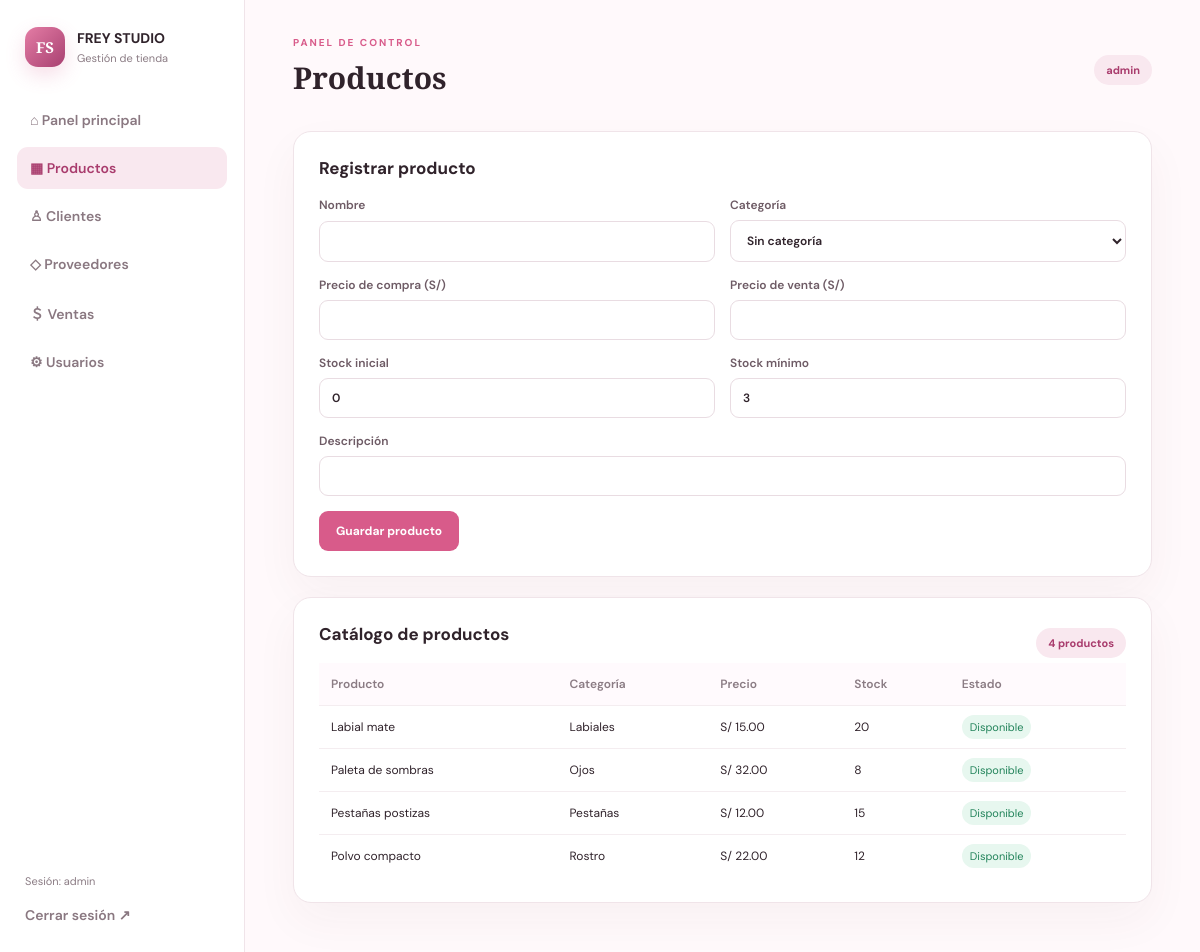
/index.php?page=products (signed in), run on the app's committed database.
### tables this page shows
CREATE TABLE productos (
 id_producto INT AUTO_INCREMENT PRIMARY KEY,
 id_categoria INT NULL, id_proveedor INT NULL,
 nombre VARCHAR(150) NOT NULL, descripcion TEXT,
 precio_compra DECIMAL(10,2) NOT NULL DEFAULT 0,
 precio_venta DECIMAL(10,2) NOT NULL,
 activo TINYINT(1) NOT NULL DEFAULT 1,
 creado_en TIMESTAMP DEFAULT CURRENT_TIMESTAMP,
 FOREIGN KEY (id_categoria) REFERENCES categorias(id_categoria) ON DELETE SET NULL,
 FOREIGN KEY (id_proveedor) REFERENCES proveedores(id_proveedor) ON DELETE SET NULL,
 CHECK (precio_compra >= 0), CHECK (precio_venta > 0)
);

CREATE TABLE categorias (
 id_categoria INT AUTO_INCREMENT PRIMARY KEY,
 nombre VARCHAR(80) NOT NULL UNIQUE, descripcion VARCHAR(255)
);

CREATE TABLE inventario (
 id_inventario INT AUTO_INCREMENT PRIMARY KEY,
 id_producto INT NOT NULL UNIQUE, stock_actual INT NOT NULL DEFAULT 0, stock_minimo INT NOT NULL DEFAULT 3,
 actualizado_en TIMESTAMP DEFAULT CURRENT_TIMESTAMP ON UPDATE CURRENT_TIMESTAMP,
 FOREIGN KEY (id_producto) REFERENCES productos(id_producto) ON DELETE CASCADE,
 CHECK (stock_actual >= 0), CHECK (stock_minimo >= 0)
);

### bootstrap.php (called while the page is built, shortened)
<?php
function e(?string $value): string { return htmlspecialchars($value ?? '', ENT_QUOTES, 'UTF-8'); }
function money(float|string $value): string { return 'S/ ' . number_format((float)$value, 2); }

### products.php (the view, shortened to what this page needs)
<?php
function render_products(): void {
    $pdo=db(); $cats=$pdo->query('SELECT id_categoria,nombre FROM categorias ORDER BY nombre')->fetchAll(); $rows=$pdo->query('SELECT p.id_producto,p.nombre,p.precio_venta,c.nombre categoria,i.stock_actual,i.stock_minimo FROM productos p LEFT JOIN categorias c ON c.id_categoria=p.id_categoria LEFT JOIN inventario i ON i.id_producto=p.id_producto WHERE p.activo=1 ORDER BY p.nombre')->fetchAll();
    if(($_SESSION['user']['rol']??'')==='admin') { echo '<section class="panel"><h2>Registrar producto</h2><form class="form-grid" method="post" action="index.php?page=product-save"><input type="hidden" name="csrf" value="'.e(csrf_token()).'"><label>Nombre<input name="nombre" required></label><label>Categoría<select name="id_categoria"><option value="0">Sin categoría</option>'; foreach($cats as $c) echo '<option value="'.(int)$c['id_categoria'].'">'.e($c['nombre']).'</option>'; echo '</select></label><label>Precio de compra (S/)<input type="number" name="precio_compra" min="0" step="0.01" required></label><label>Precio de venta (S/)<input type="number" name="precio_venta" min="0.01" step="0.01" required></label><label>Stock inicial<input type="number" name="stock" min="0" value="0" required></label><label>Stock mínimo<input type="number" name="stock_minimo" min="0" value="3" required></label><label class="wide">Descripción<input name="descripcion"></label><div class="wide"><button class="btn primary">Guardar producto</button></div></form></section>'; }
    echo '<section class="panel"><div class="panel-head"><h2>Catálogo de productos</h2><span class="count">'.count($rows).' productos</span></div><table><tr><th>Producto</th><th>Categoría</th><th>Precio</th><th>Stock</th><th>Estado</th></tr>'; foreach($rows as $r) { $low=(int)$r['stock_actual'] <= (int)$r['stock_minimo']; echo '<tr><td>'.e($r['nombre']).'</td><td>'.e($r['categoria']??'—').'</td><td>'.money($r['precio_venta']).'</td><td>'.(int)$r['stock_actual'].'</td><td>'.($low?'<span class="warning">Stock bajo</span>':'<span class="success">Disponible</span>').'</td></tr>'; } echo '</table></section>';
}

### index.php (shortened to what this page needs)
<?php
require_once __DIR__ . '/../includes/bootstrap.php';
$page = $_GET['page'] ?? (empty($_SESSION['user']) ? 'login' : 'dashboard');
$error = '';
function active_link(string $page,string $target): string { return $page===$target?'active':''; }
?><!doctype html><html lang="es"><head><meta charset="utf-8"><meta name="viewport" content="width=device-width,initial-scale=1"><title>FREY STUDIO</title><link rel="stylesheet" href="assets/style.css"></head><body>
<?php if($page==='login'): ?><main class="login-wrap"><section class="login-card"><div class="brand-mark">FS</div><p class="eyebrow">TIENDA DE MAQUILLAJE</p><h1>FREY STUDIO</h1><p class="muted">Sistema de gestión</p><?php if($error):?><div class="alert"><?=e($error)?></div><?php endif;?><form method="post"><input type="hidden" name="csrf" value="<?=e(csrf_token())?>"><label>Usuario<input name="usuario" required autocomplete="username"></label><label>Contraseña<input type="password" name="password" required autocomplete="current-password"></label><button class="btn primary full">Ingresar</button></form><small>Demo local: admin / Admin123!</small></section></main>
<?php else: ?><div class="app"><aside class="sidebar"><div class="brand"><span class="brand-mark small">FS</span><div><strong>FREY STUDIO</strong><small>Gestión de tienda</small></div></div><nav><a class="<?=active_link($page,'dashboard')?>" href="index.php?page=dashboard">⌂ Panel principal</a><a class="<?=active_link($page,'products')?>" href="index.php?page=products">▦ Productos</a><a class="<?=active_link($page,'clients')?>" href="index.php?page=clients">♙ Clientes</a><a class="<?=active_link($page,'providers')?>" href="index.php?page=providers">◇ Proveedores</a><a class="<?=active_link($page,'sales')?>" href="index.php?page=sales">＄ Ventas</a><?php if(($_SESSION['user']['rol']??'')==='admin'):?><a href="index.php?page=users">⚙ Usuarios</a><?php endif;?></nav><div class="sidebar-bottom"><small>Sesión: <?=e($_SESSION['user']['nombre']??'')?></small><a href="index.php?page=logout">Cerrar sesión ↗</a></div></aside><main class="main"><header class="topbar"><div><p class="eyebrow">PANEL DE CONTROL</p><h1><?=e(match($page){'products'=>'Productos','clients'=>'Clientes','providers'=>'Proveedores','sales'=>'Ventas','users'=>'Usuarios',default=>'Resumen general'})?></h1></div><span class="role-pill"><?=e($_SESSION['user']['rol']??'')?></span></header>
<?php switch($page){case 'products':require __DIR__.'/../modules/products.php';render_products();break;case 'clients':require __DIR__.'/../modules/clients.php';render_clients();break;case 'providers':require __DIR__.'/../modules/providers.php';render_providers();break;case 'sales':require __DIR__.'/../modules/sales.php';render_sales();break;case 'users':$users=db()->query('SELECT nombre_usuario,rol,activo FROM usuarios ORDER BY id_usuario')->fetchAll();echo '<section class="panel"><h2>Usuarios del sistema</h2><table><tr><th>Usuario</th><th>Rol</th><th>Estado</th></tr>';foreach($users as $u)echo '<tr><td>'.e($u['nombre_usuario']).'</td><td>'.e($u['rol']).'</td><td>'.($u['activo']?'Activo':'Inactivo').'</td></tr>';echo '</table></section>';break;default:require __DIR__.'/../modules/dashboard.php';render_dashboard();}?></main></div><?php endif;?></body></html>

### style.css (style rules this page uses)
:root { --ink:#30232b;--muted:#8b7c84;--pink:#d85b8a;--rose:#f9e8ef;--line:#f0e4e9;--bg:#fff9fb;--green:#23845b;--shadow:0 18px 45px #5e25300b }
* { box-sizing:border-box }
body { margin:0;background:var(--bg);color:var(--ink);font-family:'DM Sans',sans-serif;font-size:14px }
h1,h2,p { margin-top:0 }
h1 { font:700 30px 'Playfair Display',serif;margin-bottom:6px }
h2 { font-size:17px;margin-bottom:18px }
small,.muted { color:var(--muted) }
.eyebrow { font-size:10px;font-weight:700;letter-spacing:2px;color:var(--pink);margin-bottom:8px }
.app { display:flex;min-height:100vh }
.sidebar { width:245px;background:#fff;border-right:1px solid var(--line);padding:27px 17px;display:flex;flex-direction:column;flex-shrink:0 }
.brand { display:flex;align-items:center;gap:12px;padding:0 8px 32px }
.brand strong,.brand small { display:block }
.brand small { font-size:11px;margin-top:4px }
.brand-mark { width:54px;height:54px;display:grid;place-items:center;border-radius:17px;background:linear-gradient(135deg,#e47da5,#a84071);color:#fff;font:700 19px 'Playfair Display',serif;box-shadow:0 8px 20px #d85b8a33 }
.brand-mark.small { width:40px;height:40px;border-radius:13px;font-size:15px }
nav { display:grid;gap:6px }
nav a,.sidebar-bottom a { color:#8a7881;text-decoration:none;padding:12px 13px;border-radius:11px;font-weight:600 }
nav a.active,nav a:hover { background:var(--rose);color:#a93c6d }
.sidebar-bottom { margin-top:auto;display:grid;gap:10px;padding:18px 8px 0 }
.sidebar-bottom small { font-size:11px }
.sidebar-bottom a { padding:8px 0 }
.main { padding:36px clamp(20px,4vw,56px);width:calc(100% - 245px);max-width:1600px }
.topbar { display:flex;justify-content:space-between;align-items:center;margin-bottom:27px }
.role-pill,.count { font-size:11px;background:var(--rose);color:#a93c6d;padding:8px 12px;border-radius:20px;font-weight:700 }
.stat-card,.panel { background:#fff;border:1px solid var(--line);border-radius:18px;box-shadow:var(--shadow) }
.panel { padding:25px;margin-bottom:20px;overflow:auto }
.panel-head { display:flex;align-items:center;justify-content:space-between }
table { border-collapse:collapse;width:100%;min-width:540px }
th,td { text-align:left;padding:13px 12px;border-bottom:1px solid #f4edf0;font-size:12px }
th { color:var(--muted);font-weight:600;background:#fffafd }
tr:last-child td { border-bottom:0 }
.form-grid { display:grid;grid-template-columns:repeat(2,minmax(0,1fr));gap:15px }
.form-grid label,.login-card label { display:grid;gap:7px;color:#6e5b65;font-size:12px;font-weight:600 }
.form-grid .wide { grid-column:1/-1 }
input,select { font:inherit;color:var(--ink);background:#fff;border:1px solid #e9dce2;border-radius:9px;padding:11px 12px;min-width:0;width:100%;outline:none }
.btn { border:0;border-radius:9px;padding:12px 17px;font:700 12px 'DM Sans',sans-serif;cursor:pointer }
.btn.primary { background:var(--pink);color:#fff }
.success { color:var(--green);background:#e7f7ef;padding:5px 8px;border-radius:20px;font-size:11px }

### data on the page
productos: nombre "Labial mate", id_categoria.nombre "Labiales", precio_venta "S/ 15.00", inventario.stock_actual "20"
productos: nombre "Paleta de sombras", id_categoria.nombre "Ojos", precio_venta "S/ 32.00", inventario.stock_actual "8"
productos: nombre "Pestañas postizas", id_categoria.nombre "Pestañas", precio_venta "S/ 12.00", inventario.stock_actual "15"
productos: nombre "Polvo compacto", id_categoria.nombre "Rostro", precio_venta "S/ 22.00", inventario.stock_actual "12"

### other printed values
$_SESSION['user']['nombre'] "admin"
$_SESSION['user']['rol'] "admin"
count($rows) "4"
